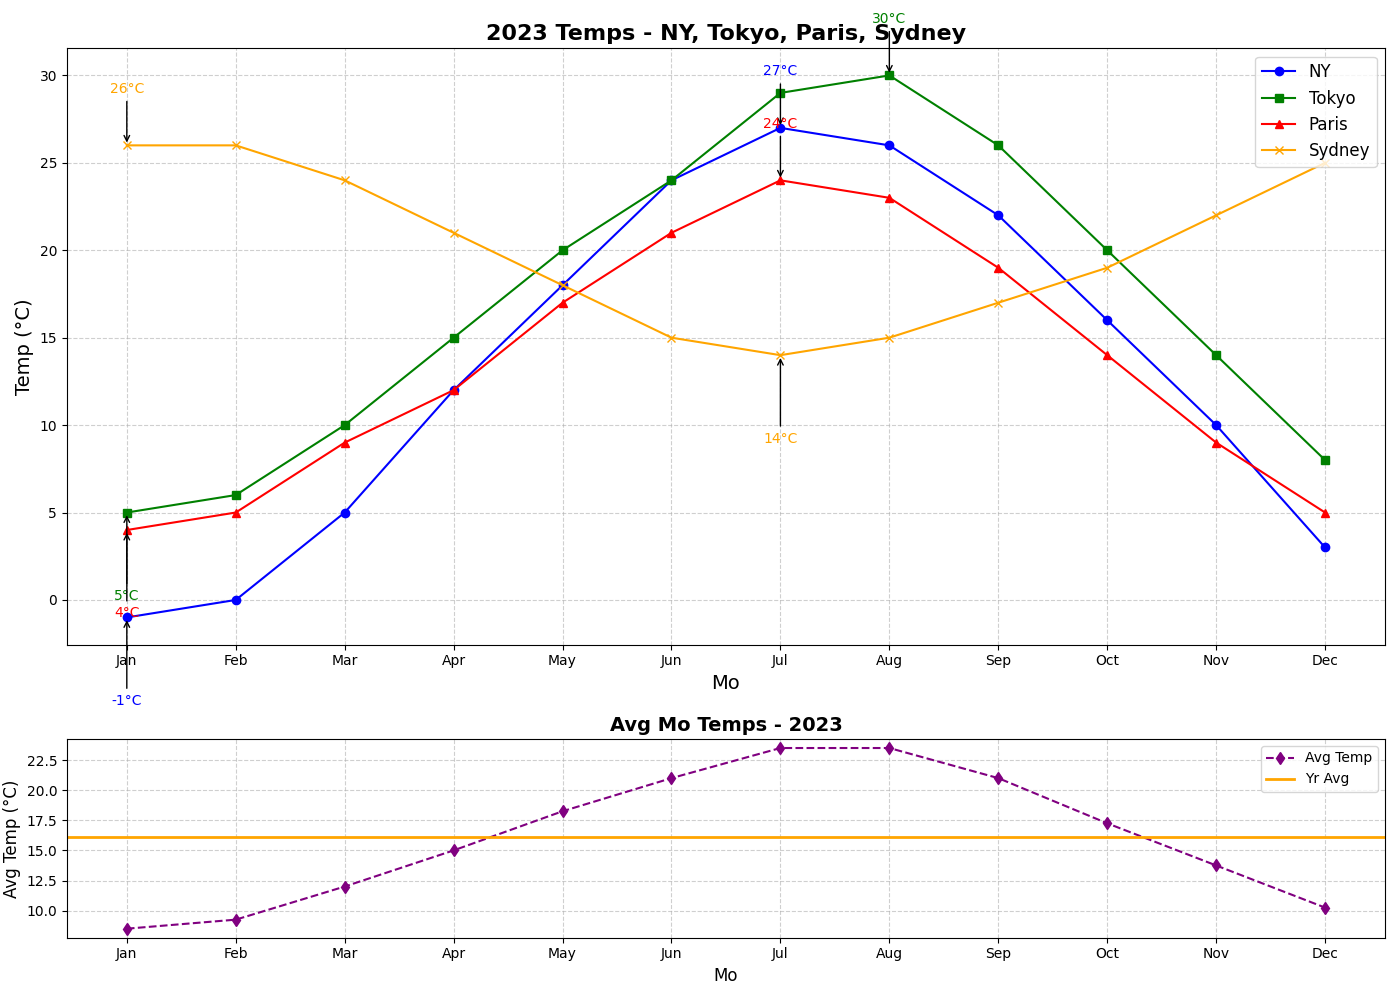

Write the Python code that produced this figure.
import matplotlib.pyplot as plt
import numpy as np

# Data setup
months = np.array(["Jan", "Feb", "Mar", "Apr", "May", "Jun", "Jul", "Aug", "Sep", "Oct", "Nov", "Dec"])
new_york_temps = np.array([-1, 0, 5, 12, 18, 24, 27, 26, 22, 16, 10, 3])
tokyo_temps = np.array([5, 6, 10, 15, 20, 24, 29, 30, 26, 20, 14, 8])
paris_temps = np.array([4, 5, 9, 12, 17, 21, 24, 23, 19, 14, 9, 5])
sydney_temps = np.array([26, 26, 24, 21, 18, 15, 14, 15, 17, 19, 22, 25])  # Added Sydney data
avg_temps = (new_york_temps + tokyo_temps + paris_temps + sydney_temps) / 4

# Create figure and axes
fig, (ax1, ax2) = plt.subplots(2, 1, figsize=(14, 10), gridspec_kw={'height_ratios': [3, 1]})

# Plotting monthly temperatures
ax1.plot(months, new_york_temps, label="NY", linestyle='-', color='blue', marker='o')
ax1.plot(months, tokyo_temps, label="Tokyo", linestyle='-', color='green', marker='s')
ax1.plot(months, paris_temps, label="Paris", linestyle='-', color='red', marker='^')
ax1.plot(months, sydney_temps, label="Sydney", linestyle='-', color='orange', marker='x')  # Added Sydney plot

# Annotating highest and lowest temps
cities_data = {'NY': new_york_temps, 'Tokyo': tokyo_temps, 'Paris': paris_temps, 'Sydney': sydney_temps}
colors = ['blue', 'green', 'red', 'orange']
for i, (city, temps) in enumerate(cities_data.items()):
    max_temp = max(temps)
    min_temp = min(temps)
    ax1.annotate(f'{max_temp}°C', xy=(months[temps.argmax()], max_temp), 
                 xytext=(months[temps.argmax()], max_temp + 3), ha='center',
                 color=colors[i], fontsize=10, arrowprops=dict(facecolor=colors[i], arrowstyle='->'))
    ax1.annotate(f'{min_temp}°C', xy=(months[temps.argmin()], min_temp), 
                 xytext=(months[temps.argmin()], min_temp - 5), ha='center',
                 color=colors[i], fontsize=10, arrowprops=dict(facecolor=colors[i], arrowstyle='->'))

# Title and labels
ax1.set_title("2023 Temps - NY, Tokyo, Paris, Sydney", fontsize=16, fontweight='bold')
ax1.set_xlabel("Mo", fontsize=14)
ax1.set_ylabel("Temp (°C)", fontsize=14)
ax1.legend(loc="upper right", fontsize=12)
ax1.grid(True, linestyle='--', alpha=0.6)

# Subplot for average temperatures
ax2.plot(months, avg_temps, label="Avg Temp", linestyle='--', color='purple', marker='d')
ax2.axhline(y=avg_temps.mean(), color='orange', linestyle='-', linewidth=2, label="Yr Avg")

# Title and labels for the subplot
ax2.set_title("Avg Mo Temps - 2023", fontsize=14, fontweight='bold')
ax2.set_xlabel("Mo", fontsize=12)
ax2.set_ylabel("Avg Temp (°C)", fontsize=12)
ax2.legend(loc="upper right", fontsize=10)
ax2.grid(True, linestyle='--', alpha=0.6)

# Adjust layout
plt.tight_layout()

# Display the plot
plt.show()
